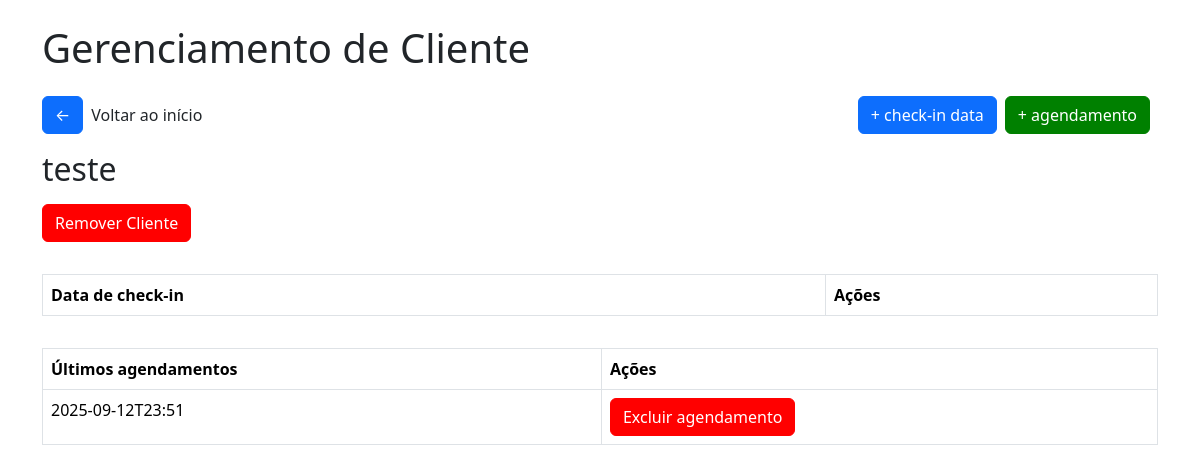
Page /clienteventosa/1 on the earlier database version.
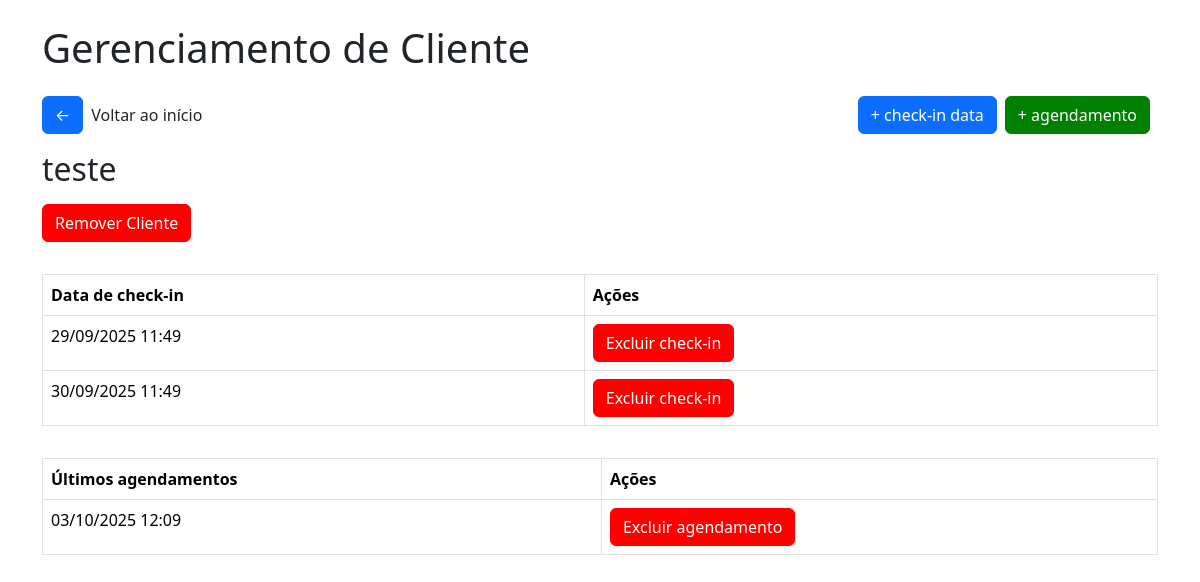
Same page on the later database version.
### tables this page shows
CREATE TABLE historico_agendamento_ventosa (
        id INTEGER PRIMARY KEY AUTOINCREMENT,
        cliente_id INTEGER,
        data DATETIME,
        FOREIGN KEY(cliente_id) REFERENCES clientes(id)
    );

CREATE TABLE checkin_ventosa (
        id INTEGER PRIMARY KEY AUTOINCREMENT,
        cliente_id INTEGER,
        data DATETIME,
        FOREIGN KEY(cliente_id) REFERENCES clientes(id)
    );

### app/views/ventosa.py (the view)
@app.route('/clienteventosa/<int:cliente_id>')
def cliente_ventosa(cliente_id):
    conn = get_db_connection()
    cliente = conn.execute("SELECT * FROM cliente_ventosa WHERE id = ?", (cliente_id,)).fetchone()
    checkins = conn.execute("SELECT * FROM checkin_ventosa WHERE cliente_id = ? ORDER BY data ASC", (cliente_id,))
    agendamentos = conn.execute("SELECT * FROM historico_agendamento_ventosa WHERE cliente_id = ? ORDER BY data ASC", (cliente_id,))
    return render_template('ventosa/cliente_ventosa.html', cliente=cliente, checkins=checkins, agendamentos=agendamentos)

### app/model/model.py (called while the page is built)
def get_db_connection():
    conn = sqlite3.connect('checkins.db')
    conn.row_factory = sqlite3.Row
    return conn

### app/templates/ventosa/cliente_ventosa.html (shortened to what this page needs)
<!DOCTYPE html>
<html lang="pt-br">
<head>
    <link href="https://cdn.jsdelivr.net/npm/bootstrap@5.3.2/dist/css/bootstrap.min.css" rel="stylesheet">
    <link rel="stylesheet" href="{{url_for('static', filename='css/style.css')}}">
    <link rel="stylesheet" href="{{url_for('static', filename='css/modal.css')}}">
</head>
<body>
    <div class="container">
        <h1 class="mb-4">
            Gerenciamento de Cliente
        </h1>
        <div class="box-btn-home">
            <div class="box"><a href="/ventosa" class="btn btn-primary btn-home">&#x2190</a>
            <p>Voltar ao início</p></div>
            <div class="box">
                <a href="/adcheckindataventosa/{{cliente.id}}" class="btn btn-primary btn-home">+ check-in data</a>
                <a href="/adicionaragendamentoventosa/{{cliente.id}}" class="btn btn-primary btn-home green">+ agendamento</a>
            </div>
        </div>
        <h2 class="mb-3">
            {{cliente.nome}}
        </h2>
        <button class="btn btn-primary btn-remover" id="openModal">Remover Cliente</button>
        <table class="table table-bordered table-checkin">
            <thead>
                <tr>
                <th>Data de check-in</th>
                <th>Ações</th>
                </tr>
            </thead>
            <tbody>
                {% for checkin in checkins %}
                <tr>
                <td>{{ checkin.data }}</td>
                <td><a href="/excluircheckinventosa/{{checkin.id}}" class="btn btn-primary btn-remover excludecheckin">Excluir check-in</a></td>
                </tr>
                {% endfor %}
            </tbody>
        </table>
        <table class="table table-bordered table-checkin">
            <thead>
                <tr>
                <th>Últimos agendamentos</th>
                <th>Ações</th>
                </tr>
            </thead>
            <tbody>
                {% for a in agendamentos %}
                <tr>
                <td>{{ a.data }}</td>
                <td><a href="/excluiragendamentoventosa/{{a.id}}" class="btn btn-primary btn-remover excludecheckin">Excluir agendamento</a></td>
                </tr>
                {% endfor %}
            </tbody>
        </table>
</body>
</html>

Differences in the rows shown:
removed historico_agendamento_ventosa: data "2025-09-12T23:51"
added checkin_ventosa: data "29/09/2025 11:49"
added checkin_ventosa: data "30/09/2025 11:49"
added historico_agendamento_ventosa: data "03/10/2025 12:09"
